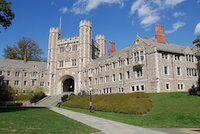
#> input picture Images/princeton_small.jpg, 200 x 134 px
$ python Image_Contrast.py
#> lines starting #> are read from the running program, lines starting #| are printed output that depends on the picture
import cv2
import numpy as np

original = cv2.imread('Images/princeton_small.jpg')
#> original is the input picture: shape (134, 200, 3); mean B, G, R 128.2, 126.6, 113.9
cv2.imshow('original',original)
s = original.shape
#> s = (134, 200, 3)
#print(original[1:2,:,:])
scale = -0.5
black = np.zeros((s[0],s[1],s[2]))
black[black==0]=127
x = np.zeros((s[0],s[1],s[2]))
for i in range(s[0]):
    for j in range(s[1]):
        for k in range(s[2]):
            x[i,j,k] = np.clip((1-scale)*black[i,j,k] + scale*original[i,j,k], 0, 255)
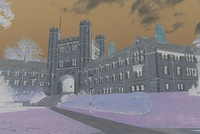
#> x: shape (134, 200, 3) float64; mean B, G, R 126.4, 127.2, 133.6
x = x.astype(np.uint8)
#print(x[1:2,:,:])

cv2.imshow('final',x)
cv2.waitKey(0)
